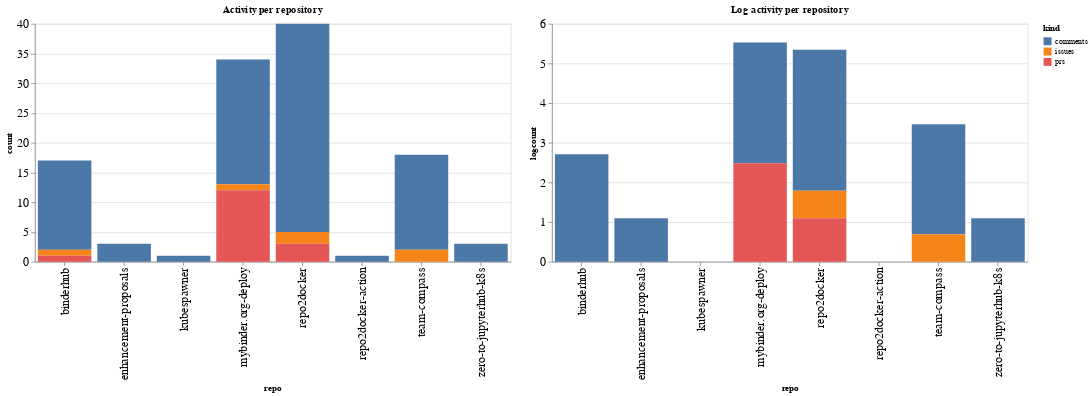

Notebook cell for this chart:
### Code cell
ch1 = alt.Chart(repo_summaries, width=600, title="Activity per repository").mark_bar().encode(
    x='repo',
    y='count',
    color='kind',
    tooltip="kind"
)

ch2 = alt.Chart(repo_summaries, width=600, title="Log activity per repository").mark_bar().encode(
    x='repo',
    y='logcount',
    color='kind',
    tooltip="kind"
)

ch1 | ch2

### Figure 1 — Vega-Lite specification as saved in the notebook (floating-point values rounded to 4 significant figures)
{"config": {"axisLeft": {"labelFontSize": 15}, "axisBottom": {"labelFontSize": 15}}, "hconcat": [{"mark": "bar", "encoding": {"color": {"type": "nominal", "field": "kind"}, "tooltip": {"type": "nominal", "field": "kind"}, "x": {"type": "nominal", "field": "repo"}, "y": {"type": "quantitative", "field": "count"}}, "title": "Activity per repository", "width": 600}, {"mark": "bar", "encoding": {"color": {"type": "nominal", "field": "kind"}, "tooltip": {"type": "nominal", "field": "kind"}, "x": {"type": "nominal", "field": "repo"}, "y": {"type": "quantitative", "field": "logcount"}}, "title": "Log activity per repository", "width": 600}], "data": {"name": "data-0554d6244bd2f423261b8e6b3b4128db"}, "$schema": "https://vega.github.io/schema/vega-lite/v4.8.1.json", "datasets": {"data-0554d6244bd2f423261b8e6b3b4128db": [{"repo": "binderhub", "kind": "comments", "count": 15, "logcount": 2.708}, {"repo": "binderhub", "kind": "issues", "count": 1, "logcount": 0.0}, {"repo": "binderhub", "kind": "prs", "count": 1, "logcount": 0.0}, {"repo": "enhancement-proposals", "kind": "comments", "count": 3, "logcount": 1.099}, {"repo": "kubespawner", "kind": "comments", "count": 1, "logcount": 0.0}, {"repo": "mybinder.org-deploy", "kind": "comments", "count": 21, "logcount": 3.045}, {"repo": "mybinder.org-deploy", "kind": "issues", "count": 1, "logcount": 0.0}, {"repo": "mybinder.org-deploy", "kind": "prs", "count": 12, "logcount": 2.485}, {"repo": "repo2docker", "kind": "comments", "count": 35, "logcount": 3.555}, {"repo": "repo2docker", "kind": "issues", "count": 2, "logcount": 0.6931}, {"repo": "repo2docker", "kind": "prs", "count": 3, "logcount": 1.099}, {"repo": "repo2docker-action", "kind": "comments", "count": 1, "logcount": 0.0}, {"repo": "team-compass", "kind": "comments", "count": 16, "logcount": 2.773}, {"repo": "team-compass", "kind": "issues", "count": 2, "logcount": 0.6931}, {"repo": "zero-to-jupyterhub-k8s", "kind": "comments", "count": 3, "logcount": 1.099}]}}
